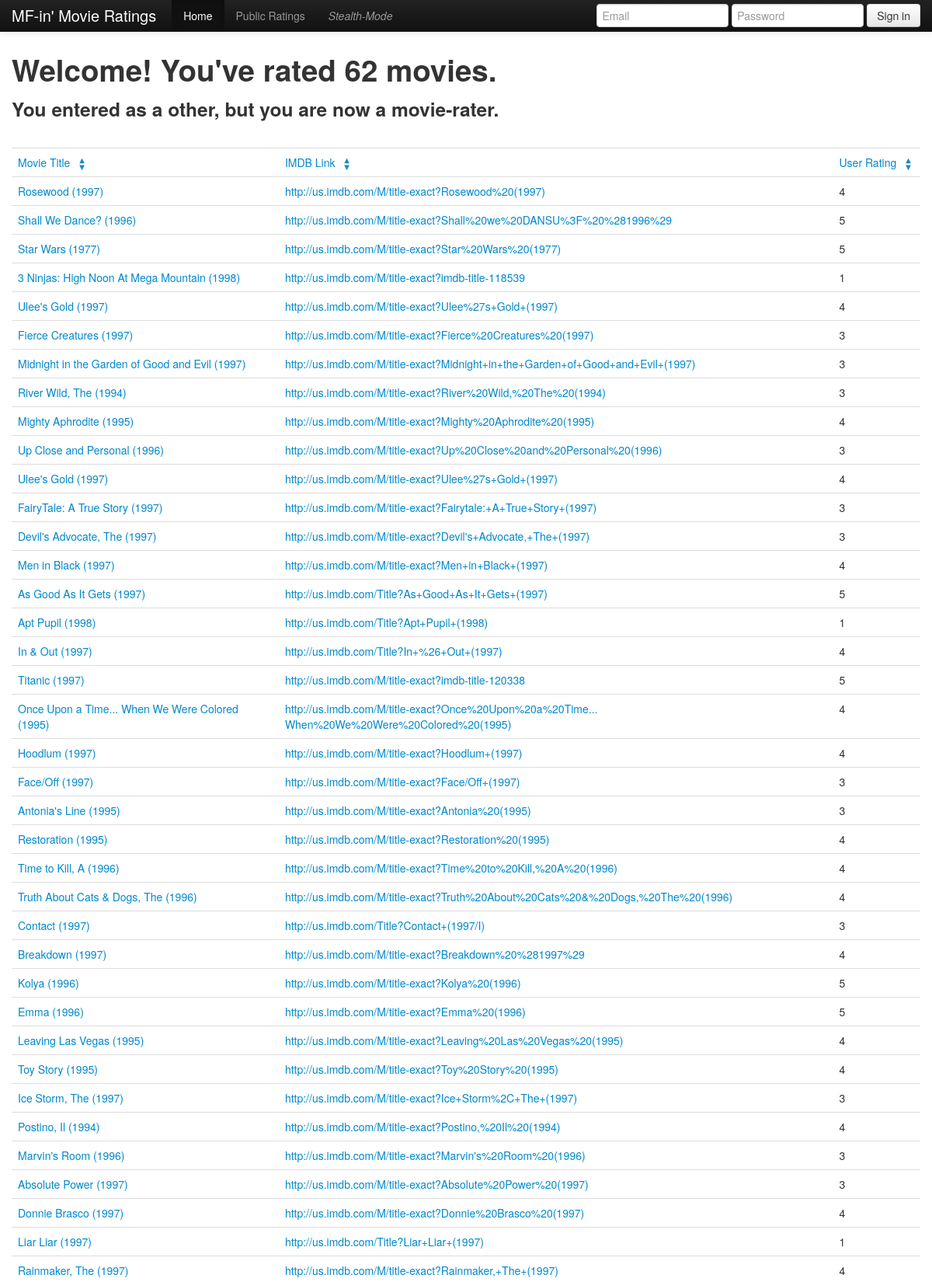
Screenshot of /view_user/2 (upper part) with the database file from the repository.
### model.py (models this page shows)
class User(Base):
	__tablename__ = "users"
	def similarity(self, other):
		u_ratings = {}
		paired_ratings = []
		for r in self.ratings:
			u_ratings[r.movie_id] = r
		for r in other.ratings:
			u_r = u_ratings.get(r.movie_id)
			if u_r:
				paired_ratings.append( (u_r.rating, r.rating) )
		if paired_ratings:
			return correlation.pearson(paired_ratings)
		else:
			return 0.0
	def predict_rating(self, movie):
		ratings = self.ratings
		other_ratings = movie.ratings
		similarities = [ (self.similarity(other_rating.user), other_rating) \
			for other_rating in other_ratings ]
		similarities.sort(reverse = True)
		similarities = [ sim for sim in similarities if sim[0] > 0 ]
		if not similarities:
		    return None
		numerator = sum([ r.rating * similarity for similarity, r in similarities ])
		denominator = sum([ similarity[0] for similarity in similarities ])
		return numerator/denominator
	id = Column(Integer, primary_key = True)
	email = Column(String(64), nullable = True)
	password = Column(String(64), nullable = True)
	age = Column(Integer, nullable = True)
	gender = Column(String(15), nullable = True)
	occupation = Column(String(64), nullable = True)
	zipcode = Column(String(15), nullable = True)

class Movies(Base):
	__tablename__ = "movies"
	id = Column(Integer, primary_key = True)
	movie_id = Column(Integer)
	movie_title = Column(String(64))
	release_date = Column(Date)
	video_release_date = Column(Date, nullable = True)
	imdb_url = Column(String(128))

### judgement.py (the view)
@app.route("/view_user/<int:user_id>")
def view_public_user(user_id):
	rating_info = model.session.query(model.Ratings).filter_by(user_id=user_id).all()
	if rating_info:
		rating_list = []
		for i, rating in enumerate(rating_info):
			temp_movie_id = rating.user.ratings[i].movie_id
			temp_movie_title = rating.movie.movie_title
			temp_imdb_url = rating.movie.imdb_url
			rating_list.append([temp_movie_id, temp_movie_title,
								rating.rating, rating.user.occupation,
								temp_imdb_url])
		return render_template("view_public_user.html", ratings = rating_list)
	return render_template("view_public_user.html")

### templates/view_public_user.html (shortened to what this page needs)
{% extends "layout.html" %}
{% block body %}
	<h1>Welcome! You've rated {{ratings|length}} movies.</h1>
	{% if ratings %}
	{% if ratings[0][3] %}
		<h3>You entered as a {{ ratings[0][3] }}, but you are now a movie-rater.</h3>
	{% else %}
		<h3>You entered as nothing, but you are now a movie-rater.</h3>
	{% endif %}
	<div class = "ratings_list">
	<br/>
	<table class = "table sortable" id="sortabletable">
	<tr class = "table_header">
		<td>Movie Title</td>
		<td>IMDB Link</td>
		<td>User Rating</td>
	</tr>
	{% for rating in ratings %}
	<tr>
		<td><a href="{{rating[0]}}" target="_blank">{{ rating[1] }}</a></td>
		<td><a href="{{rating[4]}}" target="_blank">{{ rating[4] }}</a></td>
		<td>{{ rating[2] }}</td>
	</tr>
	{% endfor %}
	</table>
	{% else %}
		<p> DO SOME RATINGS</p>
	{% endif %}
{% endblock %}

### static/css/additional.css (style rules this page uses)
.ratings_list { height: 800px; }

### rows the page displays
User: occupation "other"
Movies: movie_title "Rosewood (1997)", imdb_url "http://us.imdb.com/M/title-exact?Rosewood%20(1997)"
Movies: movie_title "Shall We Dance? (1996)", imdb_url "http://us.imdb.com/M/title-exact?Shall%20we%20DANSU%3F%20%281996%29"
Movies: movie_title "Star Wars (1977)", imdb_url "http://us.imdb.com/M/title-exact?Star%20Wars%20(1977)"
Movies: movie_title "3 Ninjas: High Noon At Mega Mountain (1998)", imdb_url "http://us.imdb.com/M/title-exact?imdb-title-118539"
Movies: movie_title "Ulee's Gold (1997)", imdb_url "http://us.imdb.com/M/title-exact?Ulee%27s+Gold+(1997)"
Movies: movie_title "Fierce Creatures (1997)", imdb_url "http://us.imdb.com/M/title-exact?Fierce%20Creatures%20(1997)"
Movies: movie_title "Midnight in the Garden of Good and Evil (1997)", imdb_url "http://us.imdb.com/M/title-exact?Midnight+in+the+Garden+of+Good+and+Evil+(1997)"
Movies: movie_title "River Wild, The (1994)", imdb_url "http://us.imdb.com/M/title-exact?River%20Wild,%20The%20(1994)"
Movies: movie_title "Mighty Aphrodite (1995)", imdb_url "http://us.imdb.com/M/title-exact?Mighty%20Aphrodite%20(1995)"
Movies: movie_title "Up Close and Personal (1996)", imdb_url "http://us.imdb.com/M/title-exact?Up%20Close%20and%20Personal%20(1996)"
Movies: movie_title "Ulee's Gold (1997)", imdb_url "http://us.imdb.com/M/title-exact?Ulee%27s+Gold+(1997)"
Movies: movie_title "FairyTale: A True Story (1997)", imdb_url "http://us.imdb.com/M/title-exact?Fairytale:+A+True+Story+(1997)"
Movies: movie_title "Devil's Advocate, The (1997)", imdb_url "http://us.imdb.com/M/title-exact?Devil's+Advocate,+The+(1997)"
Movies: movie_title "Men in Black (1997)", imdb_url "http://us.imdb.com/M/title-exact?Men+in+Black+(1997)"
Movies: movie_title "As Good As It Gets (1997)", imdb_url "http://us.imdb.com/Title?As+Good+As+It+Gets+(1997)"
Movies: movie_title "Apt Pupil (1998)", imdb_url "http://us.imdb.com/Title?Apt+Pupil+(1998)"
Movies: movie_title "In & Out (1997)", imdb_url "http://us.imdb.com/Title?In+%26+Out+(1997)"
Movies: movie_title "Titanic (1997)", imdb_url "http://us.imdb.com/M/title-exact?imdb-title-120338"
Movies: movie_title "Once Upon a Time... When We Were Colored (1995)", imdb_url "http://us.imdb.com/M/title-exact?Once%20Upon%20a%20Time... When%20We%20Were%20Colored%20(1995)"
Movies: movie_title "Hoodlum (1997)", imdb_url "http://us.imdb.com/M/title-exact?Hoodlum+(1997)"
Movies: movie_title "Face/Off (1997)", imdb_url "http://us.imdb.com/M/title-exact?Face/Off+(1997)"
Movies: movie_title "Antonia's Line (1995)", imdb_url "http://us.imdb.com/M/title-exact?Antonia%20(1995)"
Movies: movie_title "Restoration (1995)", imdb_url "http://us.imdb.com/M/title-exact?Restoration%20(1995)"
Movies: movie_title "Time to Kill, A (1996)", imdb_url "http://us.imdb.com/M/title-exact?Time%20to%20Kill,%20A%20(1996)"
Movies: movie_title "Truth About Cats & Dogs, The (1996)", imdb_url "http://us.imdb.com/M/title-exact?Truth%20About%20Cats%20&%20Dogs,%20The%20(1996)"
Movies: movie_title "Contact (1997)", imdb_url "http://us.imdb.com/Title?Contact+(1997/I)"
Movies: movie_title "Breakdown (1997)", imdb_url "http://us.imdb.com/M/title-exact?Breakdown%20%281997%29"
Movies: movie_title "Kolya (1996)", imdb_url "http://us.imdb.com/M/title-exact?Kolya%20(1996)"
Movies: movie_title "Emma (1996)", imdb_url "http://us.imdb.com/M/title-exact?Emma%20(1996)"
Movies: movie_title "Leaving Las Vegas (1995)", imdb_url "http://us.imdb.com/M/title-exact?Leaving%20Las%20Vegas%20(1995)"
Movies: movie_title "Toy Story (1995)", imdb_url "http://us.imdb.com/M/title-exact?Toy%20Story%20(1995)"
Movies: movie_title "Ice Storm, The (1997)", imdb_url "http://us.imdb.com/M/title-exact?Ice+Storm%2C+The+(1997)"
Movies: movie_title "Postino, Il (1994)", imdb_url "http://us.imdb.com/M/title-exact?Postino,%20Il%20(1994)"
Movies: movie_title "Marvin's Room (1996)", imdb_url "http://us.imdb.com/M/title-exact?Marvin's%20Room%20(1996)"
Movies: movie_title "Absolute Power (1997)", imdb_url "http://us.imdb.com/M/title-exact?Absolute%20Power%20(1997)"
Movies: movie_title "Donnie Brasco (1997)", imdb_url "http://us.imdb.com/M/title-exact?Donnie%20Brasco%20(1997)"
Movies: movie_title "Liar Liar (1997)", imdb_url "http://us.imdb.com/Title?Liar+Liar+(1997)"
Movies: movie_title "Rainmaker, The (1997)", imdb_url "http://us.imdb.com/M/title-exact?Rainmaker,+The+(1997)"

### other values shown
{{ ratings|length }} "62"
{{ rating[2] }} "4" "5" "5" "1" "4" "3" "3" "3" "4" "3" "4" "3" "3" "4" "5" "1" "4" "5" "4" "4" "3" "3" "4" "4" "4" "3" "4" "5" "5" "4" "4" "3" "4" "3" "3" "4" "1" "4"
